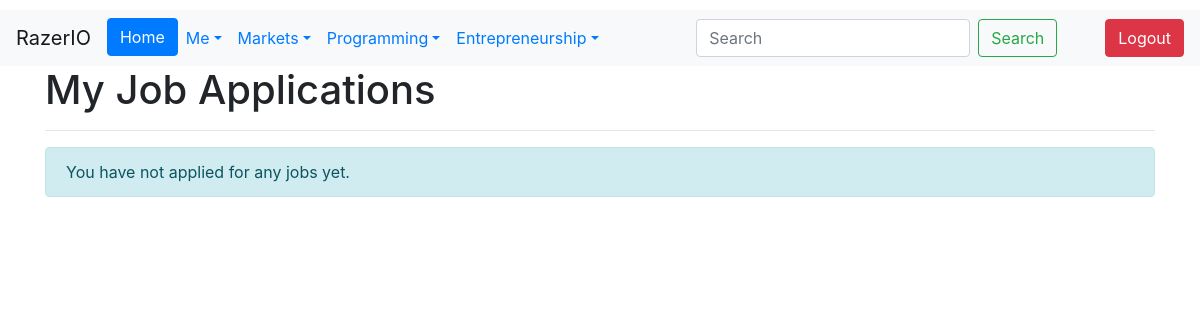
The app's page /market/jobs/myapplications/ (signed in), older data.
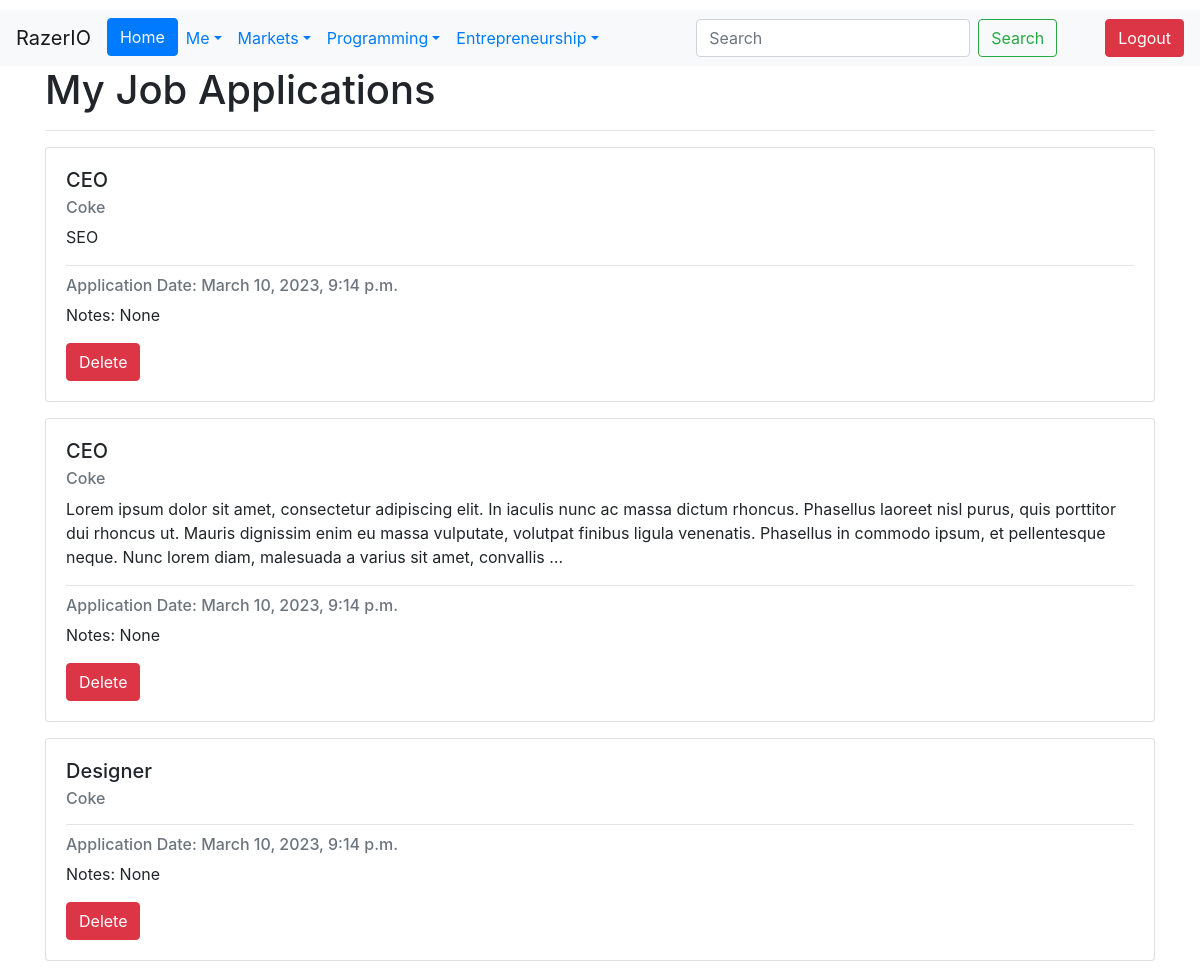
The same page, newer data.
### Jobs/models.py (models this page shows, shortened)
class JobApplication(models.Model):
    applicant = models.ForeignKey(User, on_delete=models.CASCADE)
    job_listing = models.ForeignKey(JobListing, on_delete=models.CASCADE)
    date_applied = models.DateTimeField(auto_now_add=True)
    notes = models.TextField(max_length=500, null=True, blank=True)
    class Meta:
        unique_together = ('applicant', 'job_listing')

class JobListing(models.Model):
    Poster = models.ForeignKey(User, on_delete=models.CASCADE)
    Company = models.ForeignKey(Company, on_delete=models.CASCADE)
    Job_Title = models.CharField(max_length=50)
    Job_Description = models.TextField(max_length=5000, null=True, blank=True)
    Job_Requirements = models.TextField(max_length=5000, null=True, blank=True)
    salary_min = models.DecimalField(max_digits=10, decimal_places=2, null=True, blank=True)
    salary_max = models.DecimalField(max_digits=10, decimal_places=2, null=True, blank=True)
    Category = models.CharField(choices=Job_Categories, max_length=50)
    Job_Status = models.CharField(choices=Job_Status_Choices, max_length=10)
    Location = models.CharField(choices=Locations, max_length=50)
    Date_Posted = models.DateTimeField(auto_now_add=True)
    MinimumExperience = models.IntegerField(null=True, blank=True)
    ApplicationURL = models.URLField(default='https://www.mycompany.com/applyhere')
    NumberRecruiting = models.IntegerField(null=True, blank=True)
    Experience_Level = models.CharField(choices=EXPERIENCE_LEVEL_CHOICES,
                                        max_length=20, null=True, blank=True)

### Company/models.py (models this page shows)
class Company(models.Model):
    Name = models.CharField(max_length=256)
    About = models.TextField(max_length=10000, default='', blank=True, null=True)
    Employees = models.ManyToManyField('Users.CustomUser')
    Shareprice = models.IntegerField(default=0, blank=True, null=True)
    StockTicker = models.CharField(max_length=10, null=True, blank=True)
    LastEditedBy = models.ForeignKey('Users.CustomUser', null=True, blank=True, on_delete=models.SET_NULL,
                                     related_name='edited_companies')
    Website = models.URLField(blank=True)
    Is_University = models.BooleanField(default=False)
    def __str__(self):
        return self.Name

### Jobs/views.py (the view)
# urls.py: path('jobs/myapplications/', MyJobApplications, name='job_applications'),
def MyJobApplications(request):
    user = request.user
    job_applications = JobApplication.objects.filter(applicant=user)
    context = {'job_applications':job_applications}
    return render(request, 'myjobapplications.html', context=context)

### templates/myjobapplications.html (shortened to what this page needs)
{% extends 'base.html' %}
{% load static %}
{% block content %}
<div class="container">
  <div class="row">
    <div class="col-md-12">
      <h1>My Job Applications</h1>
      <hr>
      {% if job_applications %}
        {% for job_application in job_applications %}
          <div class="card mb-3">
            <div class="card-body">
              <h5 class="card-title">{{ job_application.job_listing.Job_Title }}</h5>
              <h6 class="card-subtitle mb-2 text-muted">{{ job_application.job_listing.Company }}</h6>
              <p class="card-text">{{ job_application.job_listing.Job_Description|truncatewords:50 }}</p>
              <hr>
              <h6 class="card-subtitle mb-2 text-muted">Application Date: {{ job_application.date_applied }}</h6>
              <p class="card-text">Notes: {{ job_application.notes }}</p>
              <form action="{% url 'delete_job_application' application_id=job_application.id %}" method="POST">
                  <button class="btn btn-danger" type="submit">Delete</button>
              </form>
            </div>
          </div>
        {% endfor %}
      {% else %}
        <div class="alert alert-info" role="alert">
          You have not applied for any jobs yet.
        </div>
      {% endif %}
    </div>
  </div>
</div>
{% endblock %}

### templates/base.html (shortened to what this page needs)
<!doctype html>
<html lang="en">
<head>
  <link rel="stylesheet" href="https://cdn.jsdelivr.net/npm/bootstrap@4.6.2/dist/css/bootstrap.min.css">
</head>
<body>
    {% if user.is_authenticated %}
<nav class="navbar navbar-expand-sm navbar-light bg-light" style="margin-top: 10px;">
  <a class="navbar-brand">RazerIO</a>
  <div class="collapse navbar-collapse" id="navbarSupportedContent">
    <ul class="navbar-nav mr-auto">
      <li class="nav-item active">
        <a href="{% url 'home' %}" class="btn btn-primary">Home</a>
      </li>
      <li class="nav-item dropdown">
        <a class="nav-link dropdown-toggle text-primary" href="#" id="navbarDropdown" role="button" data-toggle="dropdown" aria-haspopup="true" aria-expanded="false">Me</a>
      </li>
      <li class="nav-item dropdown">
        <a class="nav-link dropdown-toggle text-primary" href="#" id="navbarDropdown" role="button" data-toggle="dropdown" aria-haspopup="true" aria-expanded="false">Markets</a>
      </li>
      <li class="nav-item dropdown">
        <a class="nav-link dropdown-toggle text-primary" href="#" id="navbarDropdown" role="button" data-toggle="dropdown" aria-haspopup="true" aria-expanded="false">Programming</a>
      </li>
      <li class="nav-item dropdown">
        <a class="nav-link dropdown-toggle text-primary" href="#" id="navbarDropdown" role="button" data-toggle="dropdown" aria-haspopup="true" aria-expanded="false">Entrepreneurship</a>
      </li>
    </ul>
    <form class="form-inline my-2 my-lg-0" method="GET" action="{% url 'search' %}">
      <input class="form-control mr-sm-2" type="search" placeholder="Search" aria-label="Search" name="q">
      <button class="btn btn-outline-success my-2 my-sm-0 mr-5" type="submit">Search</button>
    </form>
    <button type="button" class="btn btn-danger" onclick="location.href='{% url 'logout' %}'">Logout</button>
  </div>
</nav>
    {% endif %}
  <main>
    {% block content %}
    {% endblock %}
  </main>
  </body>
</html>

Row changes from the older to the newer data that the page shows:
added JobApplication: job_listing.Job_Title "CEO", job_listing.Company "Coke", job_listing.Job_Description "SEO", date_applied "March 10, 2023, 9:14 p.m.", notes "None"
added JobApplication: job_listing.Job_Title "CEO", job_listing.Company "Coke", job_listing.Job_Description "Lorem ipsum dolor sit amet, consectetur adipiscing elit. In iaculis nunc ac massa dictum rhoncus. Phasellus laoreet nisl purus, quis porttitor dui rhoncus ut. Mauris dignissim enim eu massa vulputate, volutpat finibus ligula venenatis. Phasellus in commodo ipsum, et pellentesque neque. Nunc lorem diam, malesuada a varius sit amet, convallis …", date_applied "March 10, 2023, 9:14 p.m.", notes "None"
added JobApplication: job_listing.Job_Title "Designer", job_listing.Company "Coke", date_applied "March 10, 2023, 9:14 p.m.", notes "None"
Text that changed along with them:
text no longer shown: "You have not applied for any jobs yet."
